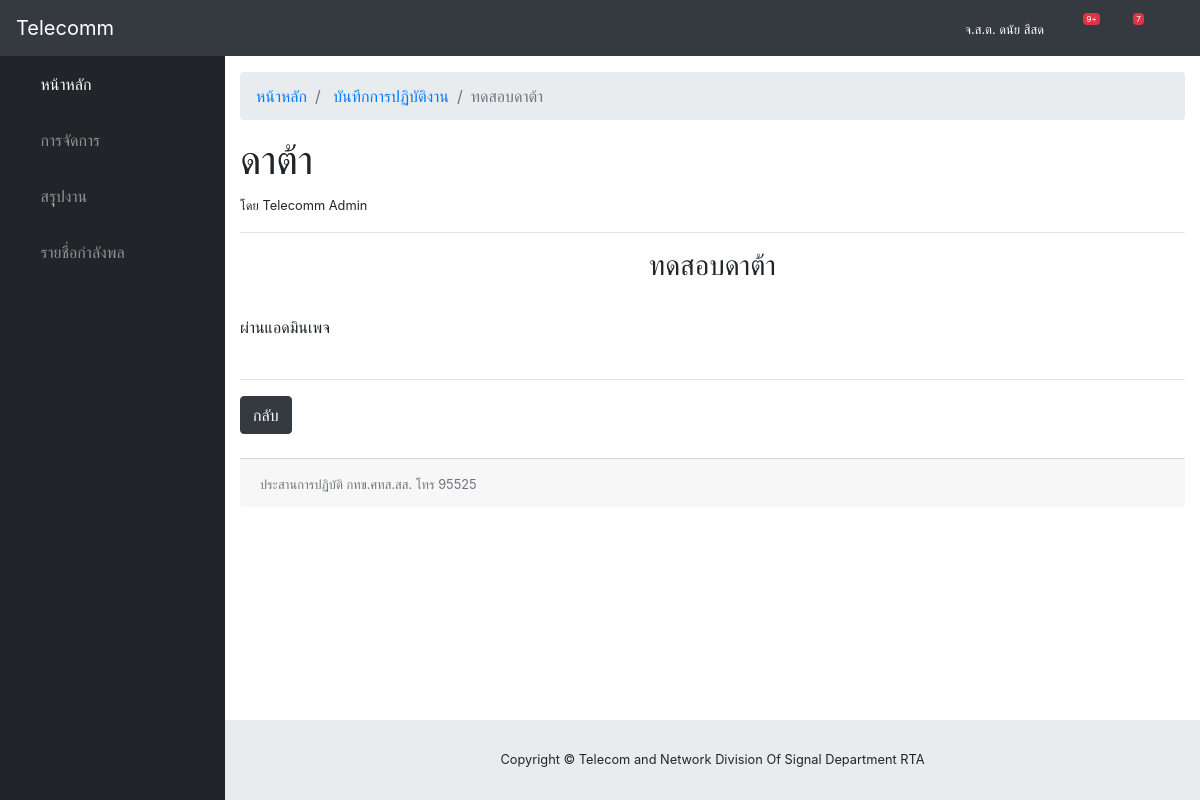
The page /works/detail/1/ (signed in) on the database its author committed.
### accounts/models.py (models this page shows)
class Employee(AbstractUser):
	rank = models.CharField(max_length=20)
	position = models.CharField(max_length=200)
	sector = models.CharField(max_length=100, choices=[
		('ส่วนกลาง', 'ส่วนกลาง'),
		('ทภ.1', 'ทภ.1'),
		('ทภ.2', 'ทภ.2'),
		('ทภ.3', 'ทภ.3'),
		('ทภ.4', 'ทภ.4'),
		('อื่นๆ', 'อื่นๆ')
	])
	place = models.CharField(max_length=200)
	phone = models.CharField(max_length=10)
	email = models.EmailField()

### works/models.py (models this page shows, shortened)
class Work(models.Model):
	TYPES = [
		('ดาต้า', 'ดาต้า'),
		('ลิ้งค์', 'ลิงค์'),
		('ดาวเทียม', 'ดาวเทียม'),
		('วงรอบ', 'วงรอบ'),
		('เอกสาร', 'เอกสาร'),
		('อื่น ๆ', 'อื่น ๆ')
	]
	work_date = models.DateField(auto_now_add=True)
	type = models.CharField(max_length=20, choices=TYPES, default='อื่น ๆ')
	name = models.CharField(max_length=200)
	detail = models.CharField(max_length=200)
	worker = models.ForeignKey(Employee, on_delete=models.CASCADE)

### works/views.py (the view)
# urls.py: path('detail/<int:pk>/', WorkDetailView.as_view(), name='work_detail'),
class WorkDetailView(DetailView):
	model = Work
	template_name = 'works/work_detail.html'

### works/templates/works/work_detail.html (shortened to what this page needs)
{% extends "base.html" %}
{% block links %}
  <link href="/static/css/sb-admin.css" rel="stylesheet">
{% endblock %}
{% block body %}
<body id="page-top">
  <nav class="navbar navbar-expand navbar-dark bg-dark static-top">
    <a class="navbar-brand mr-1" href="{% url 'home' %}">Telecomm</a>
    <button class="btn btn-link btn-sm text-white order-1 order-sm-0" id="sidebarToggle" href="#">
      <i class="fas fa-bars"></i>
    </button>
    {% if user.is_authenticated %}
    <div class="d-none d-md-inline-block form-inline ml-auto mr-0 mr-md-3 my-2 my-md-0">
      <small class="text text-white">{{ user.rank }} {{ user.first_name }} {{ user.last_name }}</small>
    </div>
      <ul class="navbar-nav ml-auto ml-md-0">
        <li class="nav-item dropdown no-arrow mx-1">
          <a class="nav-link dropdown-toggle" href="#" id="alertsDropdown" role="button" data-toggle="dropdown" aria-haspopup="true" aria-expanded="false">
            <i class="fas fa-bell fa-fw"></i>
            <span class="badge badge-danger">9+</span>
          </a>
        </li>
        <li class="nav-item dropdown no-arrow mx-1">
          <a class="nav-link dropdown-toggle" href="#" id="messagesDropdown" role="button" data-toggle="dropdown" aria-haspopup="true" aria-expanded="false">
            <i class="fas fa-envelope fa-fw"></i>
            <span class="badge badge-danger">7</span>
          </a>
        </li>
        <li class="nav-item dropdown no-arrow">
          <a class="nav-link dropdown-toggle" href="#" id="userDropdown" role="button" data-toggle="dropdown" aria-haspopup="true" aria-expanded="false">
            <i class="fas fa-user-circle fa-fw"></i>
          </a>
        </li>
      </ul>
    {% endif %}
  </nav>
  <div id="wrapper">
    <ul class="sidebar navbar-nav">
      <li class="nav-item active">
        <a class="nav-link" href="{% url 'home' %}">
          <i class="fas fa-fw fa-home"></i>
          <span>หน้าหลัก</span>
        </a>
      </li>
      <li class="nav-item dropdown">
        <a class="nav-link dropdown-toggle" href="#" id="pagesDropdown" role="button" data-toggle="dropdown" aria-haspopup="true" aria-expanded="false">
          <i class="fas fa-fw fa-folder"></i>
          <span>การจัดการ</span>
        </a>
      </li>
      <li class="nav-item">
        <a class="nav-link" href="#">
          <i class="fas fa-fw fa-chart-area"></i>
          <span>สรุุปงาน</span></a>
      </li>
      <li class="nav-item">
        <a class="nav-link" href="{% url 'employee' %}">
          <i class="fas fa-fw fa-table"></i>
          <span>รายชื่อกำลังพล</span></a>
      </li>
    </ul>
    <div id="content-wrapper">
      <div class="container-fluid">
        {% if user.is_authenticated %}
          <ol class="breadcrumb">
            <li class="breadcrumb-item">
              <a href="{% url 'home' %}">หน้าหลัก</a>
            </li>
            <li class="breadcrumb-item">
              <a href="{% url 'work' %}">บันทึกการปฏิบัติงาน</a>
            </li>
            <li class="breadcrumb-item active">{{ work.name }}</li>
          </ol>
          <h1>{{ work.type }}</h1>
          <small>โดย {{ work.worker.first_name }} {{ work.worker.last_name }} </small>
          <br/><hr>
          <h3 class="text text-center">
            {{ work.name }}
          </h3>
          <br/>
          {{ work.detail|safe }}
          <br/><br/>
          <hr>
          <a href="{% url 'work' %}"><span class="btn btn-dark">กลับ</span></a>
        {% endif %}
        <br/><br/>
        <div class="card-footer">
          <span class="small text-muted text-left">ประสานการปฏิบัติ กทข.ศทส.สส. โทร 95525</span>
        </div>
      </div>
    </div>
  </div>
</body>
{% endblock %}

### rows shown on the page
Employee: rank "จ.ส.ต.", first_name "ดนัย", last_name "สีสด"
Work: name "ทดสอบดาต้า", type "ดาต้า", worker.first_name "Telecomm", worker.last_name "Admin", detail "ผ่านแอดมินเพจ"
